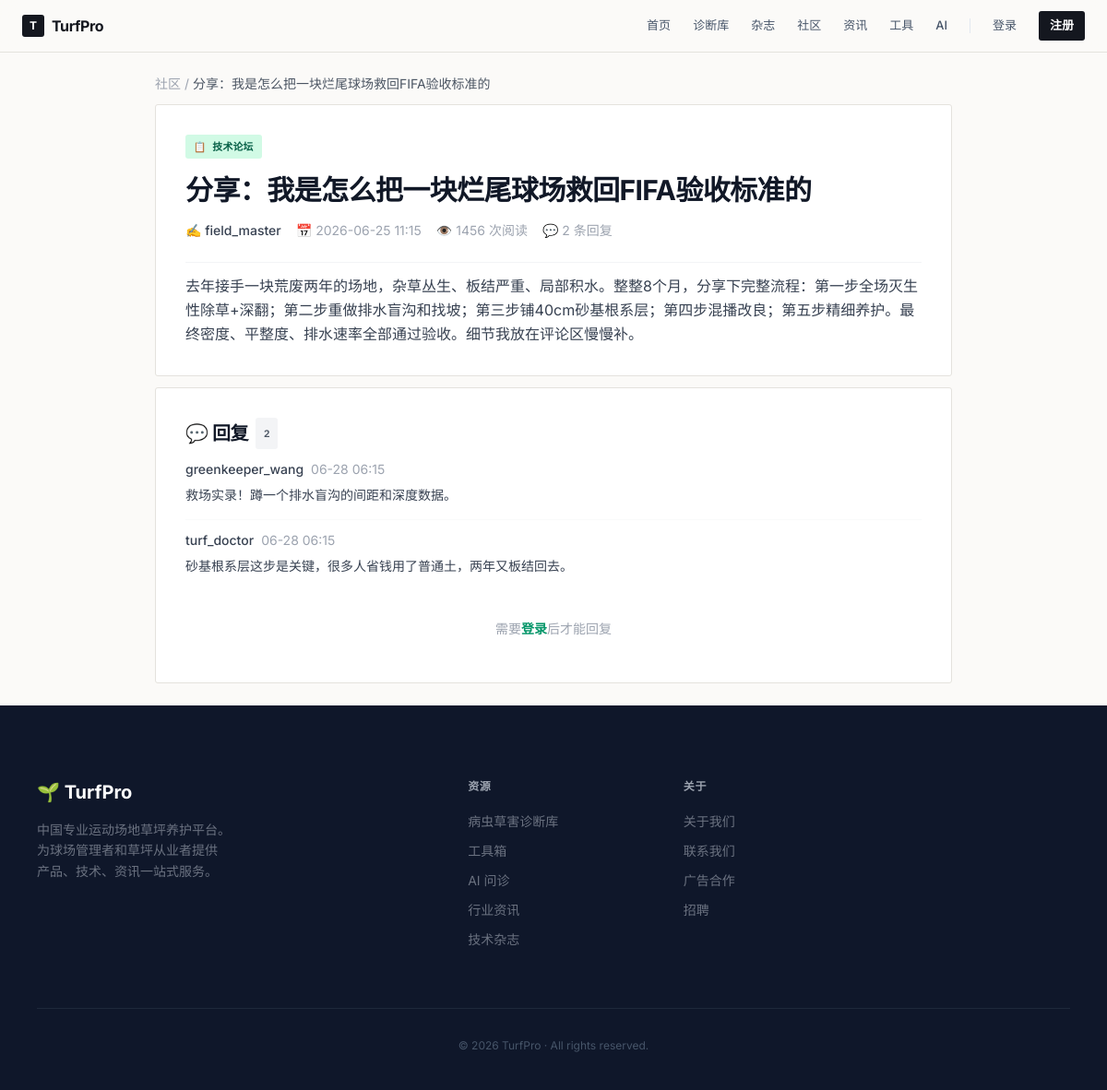
Screenshot of /post/2 with the database file from the repository.
### models.py (models this page shows, shortened)
class Post(db.Model):
    id = db.Column(db.Integer, primary_key=True)
    title = db.Column(db.String(200), nullable=False)
    content = db.Column(db.Text, nullable=False)
    image_url = db.Column(db.String(500))
    views = db.Column(db.Integer, default=0)
    is_pinned = db.Column(db.Boolean, default=False)
    is_article = db.Column(db.Boolean, default=False)
    created_at = db.Column(db.DateTime, default=datetime.utcnow)
    updated_at = db.Column(db.DateTime, default=datetime.utcnow, onupdate=datetime.utcnow)
    user_id = db.Column(db.Integer, db.ForeignKey('user.id'), nullable=False)
    category_id = db.Column(db.Integer, db.ForeignKey('category.id'), nullable=False)
    replies = db.relationship('Reply', backref='post', lazy=True, cascade='all,delete-orphan')

class Category(db.Model):
    id = db.Column(db.Integer, primary_key=True)
    name = db.Column(db.String(100), nullable=False)
    slug = db.Column(db.String(100), unique=True, nullable=False)
    description = db.Column(db.Text)
    icon = db.Column(db.String(50))
    display_order = db.Column(db.Integer, default=0)
    subcategories = db.relationship('ProductCategory', backref='main_cat', lazy=True)
    posts = db.relationship('Post', backref='category', lazy=True)

class User(UserMixin, db.Model):
    id = db.Column(db.Integer, primary_key=True)
    username = db.Column(db.String(80), unique=True, nullable=False)
    email = db.Column(db.String(120), unique=True, nullable=False)
    password_hash = db.Column(db.String(200), nullable=False)
    phone = db.Column(db.String(20))
    company = db.Column(db.String(200))
    is_admin = db.Column(db.Boolean, default=False)
    created_at = db.Column(db.DateTime, default=datetime.utcnow)
    posts = db.relationship('Post', backref='author', lazy=True)
    orders = db.relationship('Order', backref='user', lazy=True)
    reviews = db.relationship('Review', backref='user', lazy=True)

class Reply(db.Model):
    id = db.Column(db.Integer, primary_key=True)
    content = db.Column(db.Text, nullable=False)
    created_at = db.Column(db.DateTime, default=datetime.utcnow)
    user_id = db.Column(db.Integer, db.ForeignKey('user.id'), nullable=False)
    post_id = db.Column(db.Integer, db.ForeignKey('post.id'), nullable=False)
    user = db.relationship('User')

### routes.py (the view)
@main.route('/post/<int:id>')
def post_detail(id):
    post = Post.query.get_or_404(id); post.views += 1; db.session.commit()
    return render_template('post.html', post=post, replies=Reply.query.filter_by(post_id=id).order_by(Reply.created_at).all())

### routes.py (called while the page is built)
@main.context_processor
def inject_globals():
    return dict(categories=Category.query.order_by(Category.display_order).all(), current_year=datetime.now().year)

### templates/post.html (shortened to what this page needs)
{% extends "base.html" %}{% block title %}{{ post.title }} - TurfPro{% endblock %}{% block content %}
<div class="max-w-4xl mx-auto px-4 py-6 reveal">
    <nav class="text-sm text-gray-400 mb-3"><a href="/forum" class="hover:text-emerald-600">社区</a> / <span class="text-gray-600">{{ post.title|truncate(25) }}</span></nav>
    <div class="card p-8 mb-3">
        <div class="flex flex-wrap items-center gap-2 text-sm text-gray-500 mb-4">
            <span class="badge bg-emerald-100 text-emerald-800">{{ post.category.icon }} {{ post.category.name }}</span>
        </div>
        <h1 class="text-3xl font-bold text-gray-900 mb-4">{{ post.title }}</h1>
        <div class="flex flex-wrap items-center gap-4 text-sm text-gray-400 mb-3 pb-6 border-b border-gray-100">
            <span class="font-medium text-gray-700">✍️ {{ post.author.username }}</span>
            <span>📅 {{ post.created_at.strftime('%Y-%m-%d %H:%M') }}</span>
            <span>👁️ {{ post.views }} 次阅读</span>
            <span>💬 {{ replies|length }} 条回复</span>
        </div>
        <div class="text-gray-700 leading-relaxed whitespace-pre-wrap">{{ post.content }}</div>
    </div>
    <div class="card p-8">
        <h2 class="text-xl font-bold text-gray-900 mb-3 flex items-center gap-2">💬 回复 <span class="badge bg-gray-100 text-gray-600">{{ replies|length }}</span></h2>
        <div class="space-y-3 mb-4">
            {% for reply in replies %}
            <div class="border-b border-gray-50 pb-4 last:border-0">
                <div class="flex items-center gap-2 text-sm text-gray-400 mb-2">
                    <span class="font-medium text-gray-700">{{ reply.user.username }}</span>
                    <span>{{ reply.created_at.strftime('%m-%d %H:%M') }}</span>
                </div>
                <p class="text-gray-700 whitespace-pre-wrap text-sm">{{ reply.content }}</p>
            </div>
            {% else %}<p class="text-gray-400 text-center py-8">还没有回复，来发表第一条吧</p>{% endfor %}
        </div>
        {% if current_user.is_authenticated %}
        <form method="POST" action="/post/{{ post.id }}/reply" class="space-y-3">
            <textarea name="content" rows="3" class="input" placeholder="写下你的回复..." required></textarea>
            <button type="submit" class="btn btn-primary">发表回复</button>
        </form>
        {% else %}<p class="text-center text-sm text-gray-400 py-4">需要<a href="/login" class="text-emerald-600 font-semibold">登录</a>后才能回复</p>{% endif %}
    </div>
</div>
{% endblock %}

### templates/base.html (style rules this page uses)
:root { --ink: #14171f; --grass: #1f6b3b; --grass-700: #185530; --accent: #3ab564; --sand: #f3f1ee; --cream: #fbfaf8; --line: #e4e2dd; --r: 3px; }
* { border-color: var(--line); }
body { font-family: 'Inter','Noto Sans SC', system-ui, sans-serif; font-weight: 400; color: var(--ink); -webkit-font-smoothing: antialiased; }
h1,h2,h3,h4 { font-family: 'Inter','Noto Sans SC', system-ui, sans-serif; font-weight: 700; letter-spacing: -0.02em; }
.reveal { opacity: 0; transform: translateY(16px); transition: .5s cubic-bezier(.22,1,.36,1); }
.reveal.visible { opacity: 1; transform: translateY(0); }
.card { background:#fff; border-radius: var(--r); border:1px solid var(--line); transition: border-color .2s, box-shadow .2s; }
.badge { display:inline-flex; align-items:center; padding:.18rem .55rem; font-size:.68rem; font-weight:600; border-radius: var(--r); letter-spacing:.02em; font-family:'IBM Plex Mono',monospace; }
html { scroll-behavior: smooth; }

### rows the page displays
Post: title "分享：我是怎么把一块烂尾球场救回FIFA验收标准的", created_at "2026-06-25 11:15", views "1456", content "去年接手一块荒废两年的场地，杂草丛生、板结严重、局部积水。整整8个月，分享下完整流程：第一步全场灭生性除草+深翻；第二步重做排水盲沟和找坡；第三步铺40cm砂基根系层；第四步混播改良；第五步精细养护。最终密度、平整度、排水速率全部通过验收。细节我放在评论区慢慢补。"
Category: category.icon "📋", category.name "技术论坛"
User: author.username "field_master"
Reply: user.username "greenkeeper_wang", created_at "06-28 06:15", content "救场实录！蹲一个排水盲沟的间距和深度数据。"
Reply: user.username "turf_doctor", created_at "06-28 06:15", content "砂基根系层这步是关键，很多人省钱用了普通土，两年又板结回去。"

### other values shown
{{ replies|length }} "2"
